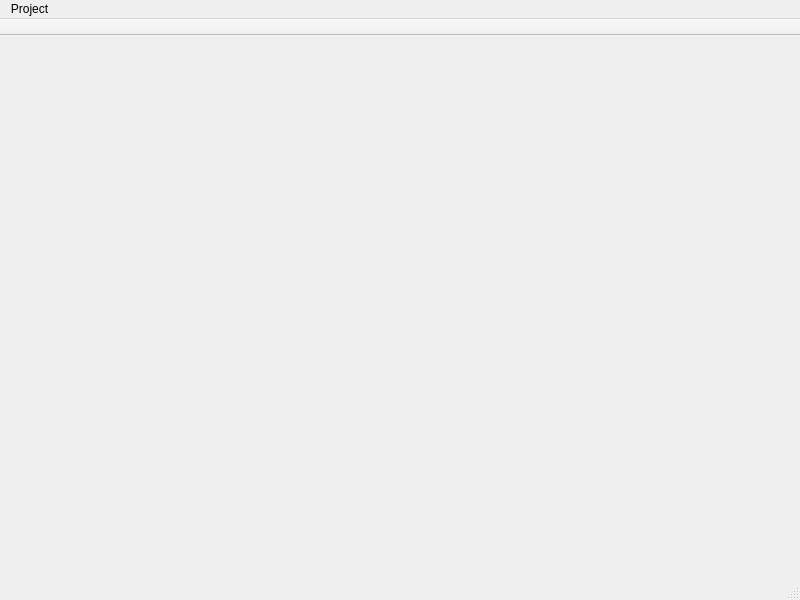
<?xml version="1.0" encoding="UTF-8"?>
<ui version="4.0">
 <class>MainWindow</class>
 <widget class="QMainWindow" name="MainWindow">
  <property name="geometry">
   <rect>
    <x>0</x>
    <y>0</y>
    <width>800</width>
    <height>600</height>
   </rect>
  </property>
  <property name="windowTitle">
   <string>MainWindow</string>
  </property>
  <widget class="QWidget" name="centralwidget"/>
  <widget class="QMenuBar" name="menubar">
   <property name="geometry">
    <rect>
     <x>0</x>
     <y>0</y>
     <width>800</width>
     <height>22</height>
    </rect>
   </property>
   <widget class="QMenu" name="menuFile">
    <property name="title">
     <string>Project</string>
    </property>
    <addaction name="actionNew_Project"/>
    <addaction name="actionOpen_Project"/>
    <addaction name="actionSave_Project"/>
    <addaction name="actionClose_Project"/>
    <addaction name="actionRecent_Projects"/>
   </widget>
   <addaction name="menuFile"/>
  </widget>
  <widget class="QStatusBar" name="statusbar"/>
  <widget class="QToolBar" name="toolBar">
   <property name="windowTitle">
    <string>toolBar</string>
   </property>
   <property name="movable">
    <bool>false</bool>
   </property>
   <attribute name="toolBarArea">
    <enum>TopToolBarArea</enum>
   </attribute>
   <attribute name="toolBarBreak">
    <bool>false</bool>
   </attribute>
  </widget>
  <action name="actionNew_Project">
   <property name="text">
    <string>New Project</string>
   </property>
   <property name="shortcut">
    <string>Ctrl+N</string>
   </property>
  </action>
  <action name="actionOpen_Project">
   <property name="text">
    <string>Open Project</string>
   </property>
   <property name="shortcut">
    <string>Ctrl+O</string>
   </property>
  </action>
  <action name="actionRecent_Projects">
   <property name="text">
    <string>Recent Projects</string>
   </property>
  </action>
  <action name="actionSave_Project">
   <property name="text">
    <string>Save Project</string>
   </property>
   <property name="shortcut">
    <string>Ctrl+S</string>
   </property>
  </action>
  <action name="actionClose_Project">
   <property name="text">
    <string>Close Project</string>
   </property>
   <property name="shortcut">
    <string>Ctrl+W</string>
   </property>
  </action>
 </widget>
 <resources/>
 <connections/>
</ui>
